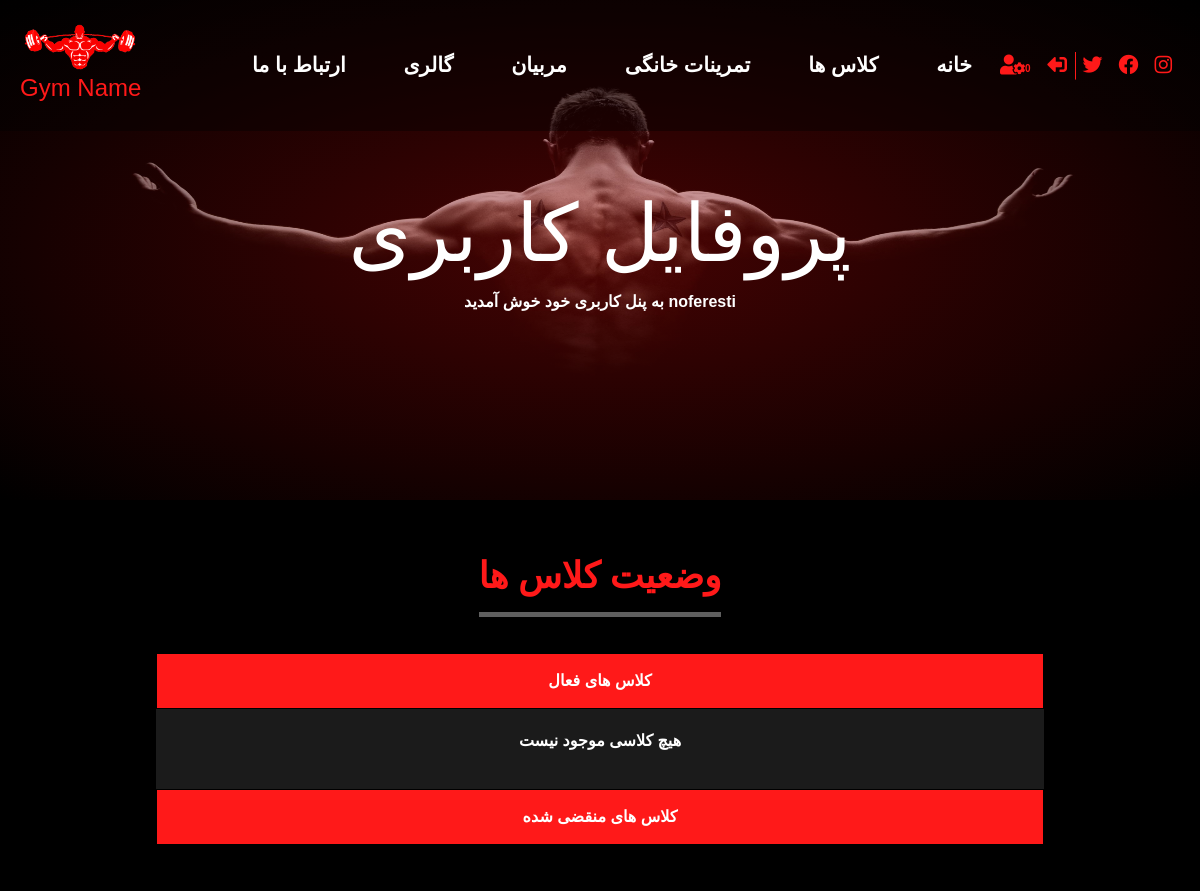
Page /accounts/profile (signed in, upper part) on the earlier database version.
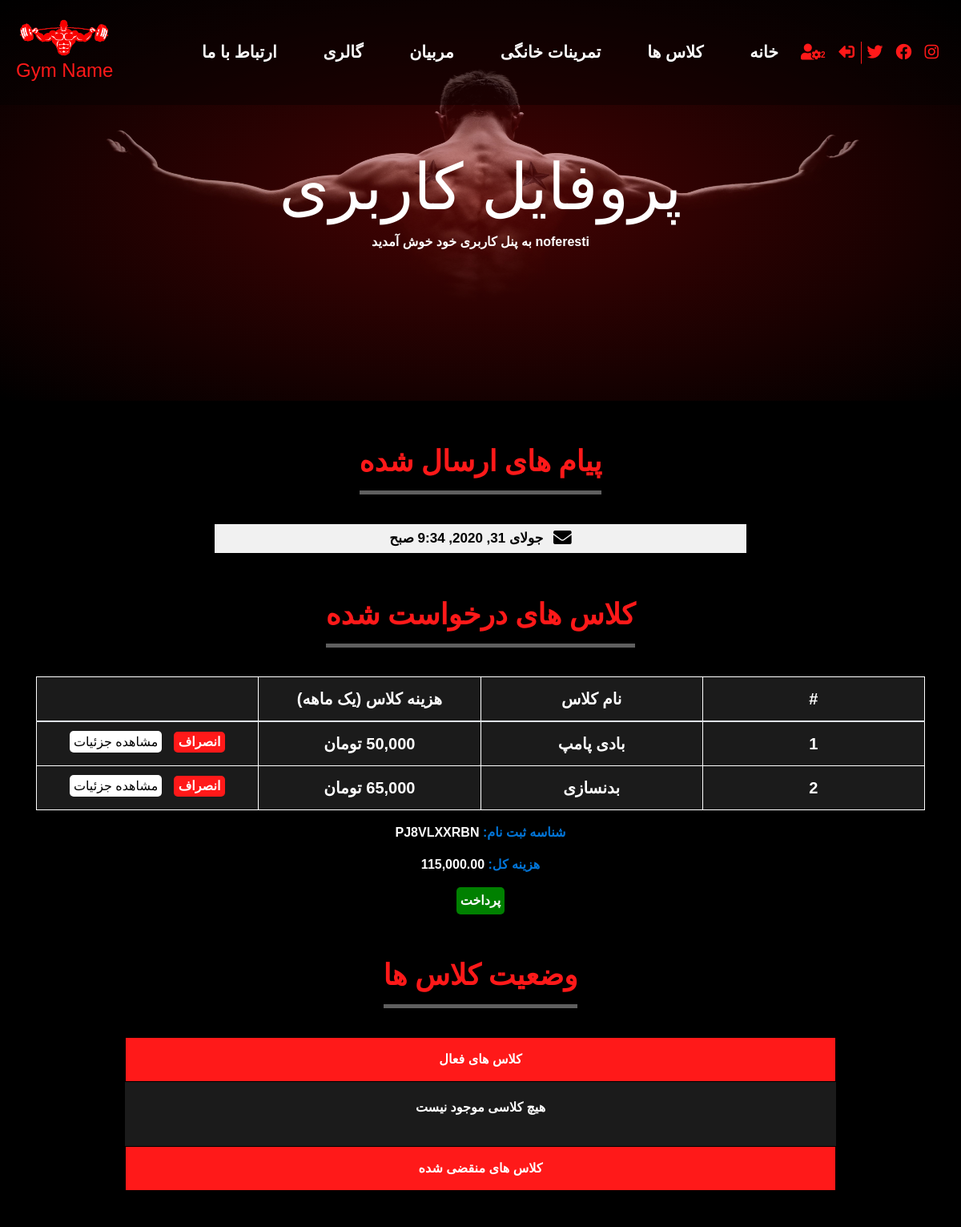
Same page on the later database version.
### contact_us/models.py (models this page shows, shortened)
class Message(models.Model):
    user = models.ForeignKey(User,null=True,blank=True,on_delete=models.CASCADE)
    full_name = models.CharField(max_length=200)
    email = models.EmailField(max_length=200)
    message = models.TextField()
    message_date = models.DateTimeField(auto_now_add=True)
    is_guest = models.BooleanField(default=False)
    class Meta:
        verbose_name_plural = "پیام ها"

### classes/models.py (models this page shows, shortened)
class Class(models.Model):
    class Time(models.TextChoices):
            time_1 = '10:00-14:00', "10:00-14:00"
            time_2 = '14:00-16:00', "14:00-16:00"
            time_3 = '16:00-18:00', "16:00-18:00"
            time_4  = '18:00-20:00', "18:00-20:00"
            time_5 = '20:00-22:00', "20:00-22:00"
            closed = 'تعطیل', "تعطیل"
    coach = models.ForeignKey(Coach, on_delete=models.DO_NOTHING)
    title = models.CharField(max_length=200)
    workout_type = models.CharField(max_length=200,blank=True)
    image = models.ImageField(upload_to='classes/presence_classes/%Y/%m/%d')
    description = models.TextField(blank=True)
    price = models.DecimalField(max_digits=10, decimal_places=0)
    is_published = models.BooleanField(default=True)
    sunday = models.CharField(max_length=100,choices=Time.choices, default=Time.closed,verbose_name="یکشنبه")
    monday = models.CharField(max_length=100,choices=Time.choices, default=Time.closed,verbose_name="دوشنبه")
    tuesday = models.CharField(max_length=100,choices=Time.choices, default=Time.closed,verbose_name="سه شنبه")
    wednesday = models.CharField(max_length=100,choices=Time.choices, default=Time.closed,verbose_name="چهارشنبه")
    thursday = models.CharField(max_length=100,choices=Time.choices, default=Time.closed,verbose_name="پنجشنبه")
    friday = models.CharField(max_length=100,choices=Time.choices, default=Time.closed,verbose_name="جمعه")
    saturday = models.CharField(max_length=100,choices=Time.choices, default=Time.closed,verbose_name="شنبه")
    class Meta:
        verbose_name_plural = "کلاس های حضوری"

### registers/models.py (models this page shows, shortened)
class Register(models.Model):
        class Status(models.TextChoices):
            created = 'ایجاد شده', "ایجاد شده"
            paid = 'پرداخت شده', "پرداخت شده"
        user = models.ForeignKey(User, null= True,blank=True, on_delete=models.SET_NULL)
        register_id = models.CharField(max_length=120, blank=True)
        cart = models.ForeignKey(Cart, on_delete=models.SET_NULL,null =True)
        status = models.CharField(max_length=120, default='ایجاد شده', choices=Status.choices)
        total = models.DecimalField(default=0.00, max_digits=100, decimal_places=2)
        register_date = models.DateField(blank=True, null=True)
        expiration_date = models.DateField(blank=True, null=True)
        is_expired = models.BooleanField(default=False)
        objects = RegisterManger()
        class Meta:
            verbose_name_plural = "ثبت نام ها"

### cart/models.py (models this page shows, shortened)
class Cart(models.Model):
    user = models.ForeignKey(User, null=True, blank=True, on_delete=models.SET_NULL)
    selected_class = models.ManyToManyField(Class, blank=True)
    online_selected_class = models.ManyToManyField(PrivateOnlineClass, blank=True)
    total = models.DecimalField(default=0.00, max_digits=100, decimal_places=2)
    timestamp = models.DateTimeField(auto_now_add=True)
    updated = models.DateTimeField(auto_now=True)
    terminated = models.BooleanField(default=False)
    objects = CartManager()
    class Meta:
        verbose_name_plural = "کلاس های درخواست شده برای ثبت نام"

### accounts/views.py (the view, shortened to what this page needs)
# urls.py: path('profile', views.profile, name='profile'),
@login_required
def profile(request):
    banner = Banner.objects.filter(page="profile").first()
    user = request.user
    cart_obj, cart_created = Cart.objects.new_or_get(user)
    register_obj, register_obj_created = Register.objects.new_or_get(user,cart_obj)
    subscribe_obj , created = Marketing.objects.get_or_create(user=user)
    active_registers , expired_registers = Register.objects.get_user_registers(user)
    active_cart_registered=[]
    active_cart_info = []
    active_cart_show = []
    register_id_show = []
    for i in range(len(active_registers)):
        reg_user = active_registers[i]
        active_cart_registered.extend(Cart.objects.registered_carts(reg_user.cart))
    final_active_list = zip(register_id_show, active_cart_show)
    """=========================================================================="""
    expired_cart_registered=[]
    expired_cart_info = []
    expired_cart_show = []
    register_id_show = []
    for i in range(len(expired_registers)):
        reg_user = expired_registers[i]
        expired_cart_registered.extend(Cart.objects.registered_carts(reg_user.cart))
    for user,reg_class in zip(expired_registers,expired_cart_registered):
        register_id_show.append(user.register_id)
        if user.cart == reg_class:
            expired_cart_info = []
            string_expired_cart_info = ""
            for i in reg_class.selected_class.all():
                expired_cart_info.append(i.title)
                string_expired_cart_info = str(expired_cart_info)
                translation_table = dict.fromkeys(map(ord, '][\''), None)
                string_expired_cart_info = string_expired_cart_info.translate(translation_table)
            online_expired_cart_info = []
            online_string_expired_cart_info = ""
            for i in reg_class.online_selected_class.all():
                online_expired_cart_info.append(i.title)
                online_string_expired_cart_info = str(online_expired_cart_info)
                translation_table = dict.fromkeys(map(ord, '][\''), None)
                online_string_expired_cart_info = online_string_expired_cart_info.translate(translation_table)
            final_items = online_string_expired_cart_info + " ، " + string_expired_cart_info
            expired_cart_show.append(final_items)
    final_expired_list = zip(register_id_show, expired_cart_show)
    if 'checkout' in request.POST:
        is_done = register_obj.check_done()
        if is_done:
            register_obj.mark_paid()
            return redirect("success")
    msg_obj = Message.objects.filter(user=request.user)
    index = len(cart_obj.selected_class.all())
    context = {
        'banner' : banner,
        'index' : index,
        'cart': cart_obj,
        'object':register_obj,
        'active_cart_show' : active_cart_show,
        'expired_cart_show' : expired_cart_show,
        'checked' : subscribe_obj.subscribed,
        'email_messages' : msg_obj,
        'final_expired_list' : final_expired_list,
        'final_active_list' : final_active_list,
    }
    return render(request, 'accounts/profile.html',context)

### cart/models.py (called while the page is built)
    def registered_carts(self,cart):
        qs = self.get_queryset().filter(id=cart.id)
        if qs.exists():
          cart_obj = qs.all()
          return cart_obj

    def new_or_get(self, user):
        qs = self.get_queryset().filter(user=user, terminated=False)
        if qs.exists():
            new_obj = False
            cart_obj = qs.first()
        else:
            cart_obj = self.model.objects.create(user=user)
            new_obj = True
        return cart_obj, new_obj

### pages/context_processors.py (called while the page is built, shortened)
def info(request):
    info = Contact_Info.objects.all()
    context = {
        'info' : info.first(),
    }
    all_users = User.objects.all()
    for user in all_users:
        active_registers , expired_registers = Register.objects.get_user_registers(user)
        for i in expired_registers:
            i.is_expired=True
            i.save()
    if request.user.is_authenticated:
        cart_obj, new_obj = Cart.objects.new_or_get(request.user)
        cart_count = cart_obj.selected_class.count() + cart_obj.online_selected_class.count()
        context.update({'cart_count' : cart_count})
    return(context)

### templates/accounts/profile.html (shortened to what this page needs)
{% extends 'base.html' %}
{% block content %}
{% load humanize %}
<section>
  <div class="banner" style="background-image: url('{{ banner.image.url }}');">
    <h1 data-aos="fade-up" data-aos-duration="800">{{banner.title}} </h1>
    <span style="z-index: 2;"  data-aos="zoom-in" data-aos-duration="800" data-aos-delay="300">به پنل کاربری خود خوش آمدید {{user.username}}</span>
  </div>
</section>
{% if email_messages %}
<section class="container my-5">
  <span class="simple-title">پیام های ارسال شده</span>
  <div id="Email">
    {% for email in email_messages %}
    <div class="card">
      <button class="collapse-button message-header" data-toggle="collapse" data-target="#collapse{{forloop.counter}}"
        aria-expanded="false" aria-controls="collapse{{forloop.counter}}" id="heading{{forloop.counter}}"
        style="direction: rtl;">
        <i class="fa fa-envelope fa-lg ml-2" style="color:black;"></i>
        {{ email.message_date }}
      </button>
    </div>
    {% endfor %}
  </div>
</section>
{% endif %}
<section class="container">
  {% if not cart.selected_class.all and not cart.online_selected_class.all %}
  {% else %}
  <span class="simple-title">کلاس های درخواست شده</span>
  <table class="table registers-table">
    <thead>
      <tr>
        <th>#</th>
        <th>نام کلاس</th>
        <th>هزینه کلاس (یک ماهه)</th>
        <th></th>
      </tr>
    </thead>
    <tbody class="registers-body">
      {% for class in cart.selected_class.all %}
      <tr class="registered-class">
        <td>{{ forloop.counter }}</td>
        <td>{{ class.title }}</td>
        <td>{{ class.price | intcomma:False }} تومان</td>
        <td>
          <div class="buttons">
            {% include 'cart-remove-profile.html' with class_id=class.id id="class_id" %}
            <a class="detail" href="{% url 'class_details' class.id %}">مشاهده جزئیات</a>
          </div>
        </td>
      </tr>
      {% endfor %}
    </tbody>
  </table>
  <form action="" method="POST">
    <p>{{ object.register_id }}<span class="payment-info"> :شناسه ثبت نام</span></p>
    <p class="total"><span class="payment-info"> هزینه کل: </span>{{ cart.total| intcomma:False }} </p>
    <input class="payment" type="submit" name="checkout" value="پرداخت">
  </form>
  {% endif %}
</section>
<section class="container my-5">
  <span class="simple-title">وضعیت کلاس ها</span>
  <div id="accordion">
    <div class="card">
      <button class="collapse-button class-info" data-toggle="collapse" data-target="#collapseOne" aria-expanded="true"
        aria-controls="collapseOne" id="headingOne">
        کلاس های فعال
      </button>
      <div id="collapseOne" class="collapse show" aria-labelledby="headingOne" data-parent="#accordion">
        <div class="card-body">
          {% if not active_cart_show %}
          <p> هیچ کلاسی موجود نیست </p>
          {% endif %}
        </div>
      </div>
    </div>
    <div class="card">
      <button class="collapse-button  collapsed class-info" data-toggle="collapse" data-target="#collapseTwo"
        aria-expanded="false" aria-controls="collapseTwo" id="headingTwo">
        کلاس های منقضی شده
      </button>
    </div>
  </div>
</section>
{% endblock %}

### templates/cart-remove-profile.html (shortened to what this page needs)
<form method="POST" action={% url 'update' %} data-endpoint="{% url 'update' %}" class="class_form">
        <input class="cancel" type="submit" value="انصراف"/>
</form>

Differences in the rows shown:
added Message: message_date "جولای 31, 2020, 9:34 صبح"
now on this page (row edited): Class: title "بادی پامپ", price "50,000"
now on this page (row edited): Class: title "بدنسازی", price "65,000"
now on this page (row edited): Register: register_id "PJ8VLXXRBN"
now on this page (row edited): Cart: total "115,000.00"
Other differences:
{{ cart_count }}: "0" → "2"
form field checkout: (not shown) → "پرداخت"
text now shown: "پیام های ارسال شده کلاس های درخواست شده # نام کلاس هزینه کلاس (یک ماهه) :شناسه ثبت نام هزینه کل:"
